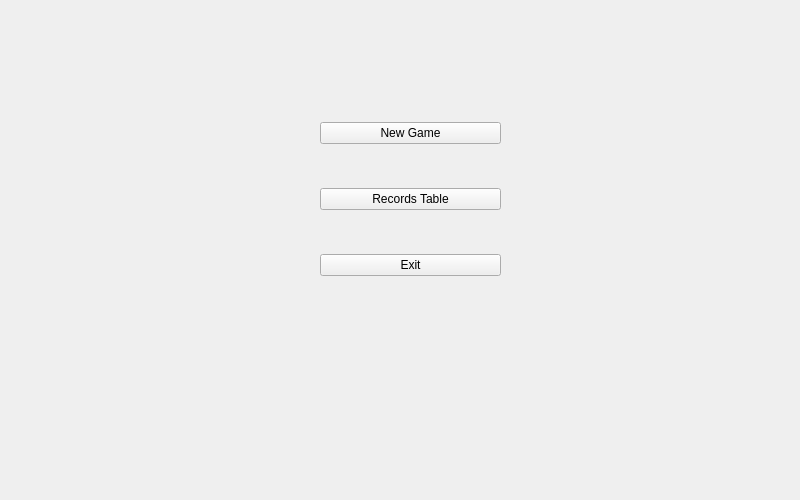
<?xml version="1.0" encoding="UTF-8"?>
<ui version="4.0">
 <class>MainMenu</class>
 <widget class="QWidget" name="MainMenu">
  <property name="geometry">
   <rect>
    <x>0</x>
    <y>0</y>
    <width>800</width>
    <height>500</height>
   </rect>
  </property>
  <property name="windowTitle">
   <string>Form</string>
  </property>
  <widget class="QWidget" name="layoutWidget">
   <property name="geometry">
    <rect>
     <x>320</x>
     <y>80</y>
     <width>181</width>
     <height>241</height>
    </rect>
   </property>
   <layout class="QVBoxLayout" name="verticalLayout" stretch="0,0,0">
    <property name="spacing">
     <number>2</number>
    </property>
    <item>
     <widget class="QPushButton" name="newGame">
      <property name="enabled">
       <bool>true</bool>
      </property>
      <property name="text">
       <string>New Game</string>
      </property>
     </widget>
    </item>
    <item>
     <widget class="QPushButton" name="recordsTable">
      <property name="text">
       <string>Records Table</string>
      </property>
     </widget>
    </item>
    <item>
     <widget class="QPushButton" name="exit">
      <property name="text">
       <string>Exit</string>
      </property>
     </widget>
    </item>
   </layout>
  </widget>
 </widget>
 <resources/>
 <connections/>
</ui>
